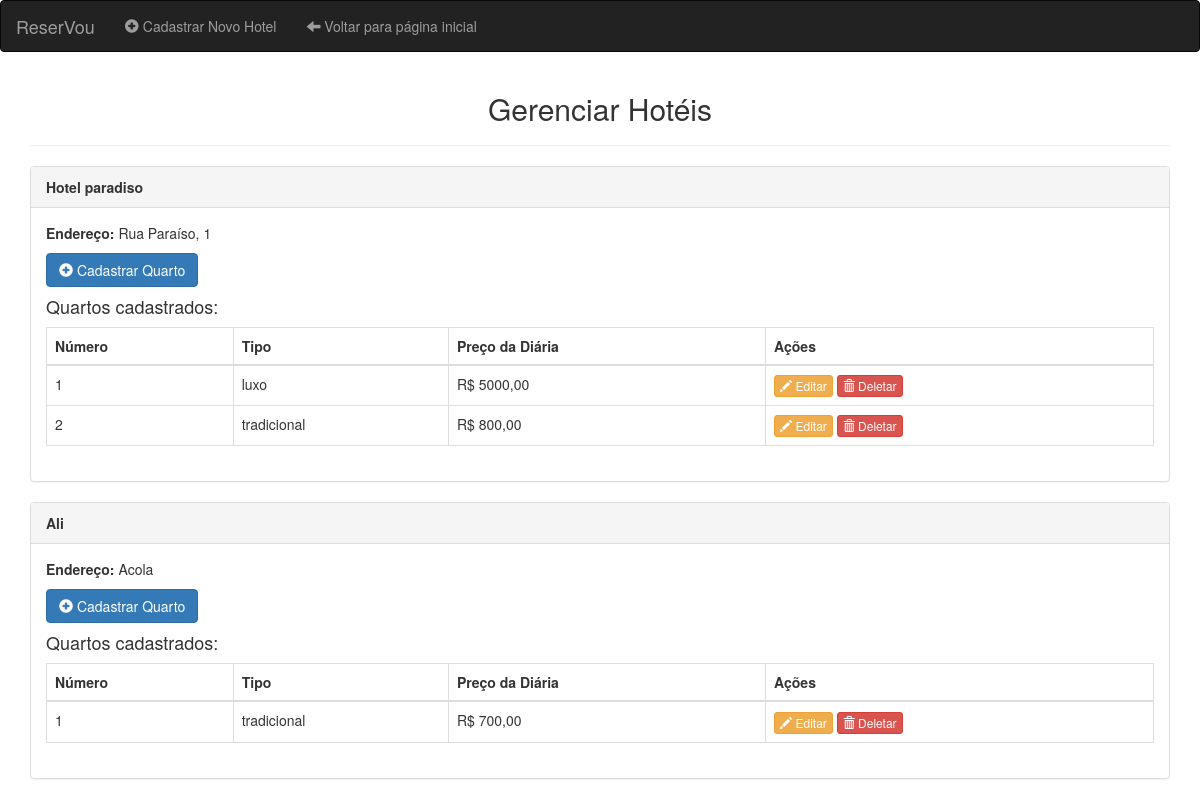
The page /hoteis/ on the database its author committed.
### ReserVou/models.py (models this page shows, shortened)
class Hotel (models.Model):
    nome = models.CharField(max_length = 100, null = False, blank = False)
    endereco = models.CharField(max_length = 150, null = False, blank = False)

class Quarto (models.Model):
    STATUS_ATUAL = [
        ('disponível', 'Disponível'),
        ('reservado', 'Reservado'),
    ]
    numero = models.CharField(max_length = 10, null = False, blank = False)
    hotel = models.ForeignKey(Hotel, on_delete = models.CASCADE, related_name = 'quarto')
    tipo = models.CharField(max_length = 20, null = False, blank = False,  choices = [
        ('tradicional', 'Tradicional'),
        ('premium', 'Premium'),
        ('luxo', 'Luxo'),
        ])
    preco_diaria = models.DecimalField(max_digits = 8, decimal_places = 2, null = False, blank = False)
    status = models.CharField(max_length = 20, choices = STATUS_ATUAL, default = 'Disponível')

### ReserVou/views.py (the view)
# urls.py: path('hoteis/', views.gerenciar_hoteis, name = 'gerenciar_hoteis'),
def gerenciar_hoteis(request):
    hoteis = Hotel.objects.prefetch_related('quarto').all()  # Otimiza a busca dos quartos
    return render(request, 'ReserVou/hotel/gerenciar_hoteis.html', {'hoteis': hoteis})

### ReserVou/templates/ReserVou/hotel/gerenciar_hoteis.html (shortened to what this page needs)
<!DOCTYPE html>
<html lang="pt">
<head>
    <link rel="stylesheet" href="https://maxcdn.bootstrapcdn.com/bootstrap/3.4.1/css/bootstrap.min.css">
</head>
<body>
    <nav class="navbar navbar-inverse">
        <div class="container-fluid">
            <div class="navbar-header">
                <a class="navbar-brand" href="{% url 'home' %}">ReserVou</a>
            </div>
            <ul class="nav navbar-nav">
                <li><a href="{% url 'cadastrar_hotel' %}"><span class="glyphicon glyphicon-plus-sign"></span> Cadastrar Novo Hotel</a></li>
                <li><a href="{% url 'home' %}"><span class="glyphicon glyphicon-arrow-left"></span> Voltar para página inicial</a></li>
            </ul>
        </div>
    </nav>
    <div class="container">
        <h2 class="text-center">Gerenciar Hotéis</h2>
        <hr>
        {% for hotel in hoteis %}
        <div class="panel panel-default">
            <div class="panel-heading">
                <strong>{{ hotel.nome }}</strong>
            </div>
            <div class="panel-body">
                <p><strong>Endereço:</strong> {{ hotel.endereco }}</p>
                <a class="btn btn-primary" href="{% url 'cadastrar_quarto' hotel.id %}"><span class="glyphicon glyphicon-plus-sign"></span> Cadastrar Quarto</a>
                <h4>Quartos cadastrados:</h4>
                {% if hotel.quarto.all %}
                <table class="table table-bordered">
                    <thead>
                        <tr>
                            <th>Número</th>
                            <th>Tipo</th>
                            <th>Preço da Diária</th>
                            <th>Ações</th>
                        </tr>
                    </thead>
                    <tbody>
                        {% for quarto in hotel.quarto.all %}
                        <tr>
                            <td>{{ quarto.numero }}</td>
                            <td>{{ quarto.tipo }}</td>
                            <td>R$ {{ quarto.preco_diaria }}</td>
                            <td>
                                <a href="{% url 'editar_quarto' quarto.id %}" class="btn btn-warning btn-xs"><span class="glyphicon glyphicon-pencil"></span> Editar</a>
                                <a href="{% url 'deletar_quarto' quarto.id %}" class="btn btn-danger btn-xs" onclick="return confirm('Tem certeza que deseja deletar este quarto?');"><span class="glyphicon glyphicon-trash"></span> Deletar</a>
                            </td>
                        </tr>
                        {% endfor %}
                    </tbody>
                </table>
                {% else %}
                <p class="text-muted">Nenhum quarto cadastrado ainda.</p>
                {% endif %}
            </div>
        </div>
        {% empty %}
        <div class="alert alert-warning">
            Nenhum hotel cadastrado ainda.
        </div>
        {% endfor %}
    </div>
</body>
</html>

### rows shown on the page
Hotel: nome "Hotel paradiso", endereco "Rua Paraíso, 1"
Quarto: numero "1", tipo "luxo", preco_diaria "5000,00"
Quarto: numero "2", tipo "tradicional", preco_diaria "800,00"
Hotel: nome "Ali", endereco "Acola"
Quarto: numero "1", tipo "tradicional", preco_diaria "700,00"
